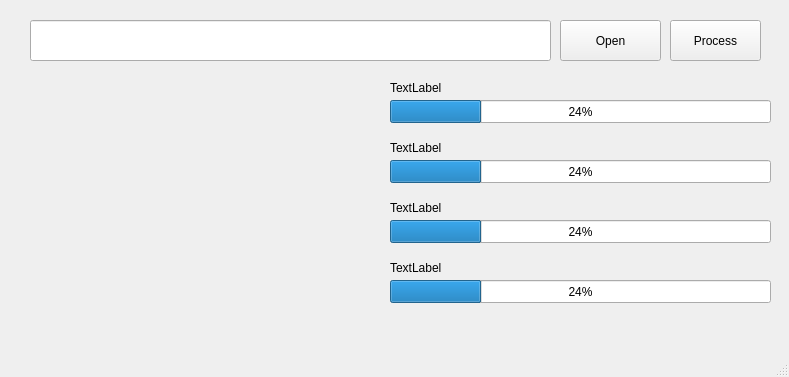
<?xml version="1.0" encoding="UTF-8"?>
<ui version="4.0">
 <class>MainWindow</class>
 <widget class="QMainWindow" name="MainWindow">
  <property name="geometry">
   <rect>
    <x>0</x>
    <y>0</y>
    <width>789</width>
    <height>377</height>
   </rect>
  </property>
  <property name="sizePolicy">
   <sizepolicy hsizetype="Fixed" vsizetype="Fixed">
    <horstretch>0</horstretch>
    <verstretch>0</verstretch>
   </sizepolicy>
  </property>
  <property name="windowTitle">
   <string>Image Checker</string>
  </property>
  <property name="autoFillBackground">
   <bool>false</bool>
  </property>
  <widget class="QWidget" name="centralwidget">
   <widget class="QPushButton" name="imageProcessor">
    <property name="geometry">
     <rect>
      <x>670</x>
      <y>20</y>
      <width>91</width>
      <height>41</height>
     </rect>
    </property>
    <property name="text">
     <string>Process</string>
    </property>
   </widget>
   <widget class="QLineEdit" name="image_explorer">
    <property name="geometry">
     <rect>
      <x>30</x>
      <y>20</y>
      <width>521</width>
      <height>41</height>
     </rect>
    </property>
   </widget>
   <widget class="QProgressBar" name="progressBar">
    <property name="geometry">
     <rect>
      <x>390</x>
      <y>100</y>
      <width>381</width>
      <height>23</height>
     </rect>
    </property>
    <property name="value">
     <number>24</number>
    </property>
   </widget>
   <widget class="QProgressBar" name="progressBar_2">
    <property name="geometry">
     <rect>
      <x>390</x>
      <y>160</y>
      <width>381</width>
      <height>23</height>
     </rect>
    </property>
    <property name="value">
     <number>24</number>
    </property>
   </widget>
   <widget class="QProgressBar" name="progressBar_3">
    <property name="geometry">
     <rect>
      <x>390</x>
      <y>220</y>
      <width>381</width>
      <height>23</height>
     </rect>
    </property>
    <property name="value">
     <number>24</number>
    </property>
   </widget>
   <widget class="QProgressBar" name="progressBar_4">
    <property name="geometry">
     <rect>
      <x>390</x>
      <y>280</y>
      <width>381</width>
      <height>23</height>
     </rect>
    </property>
    <property name="value">
     <number>24</number>
    </property>
   </widget>
   <widget class="QLabel" name="label">
    <property name="geometry">
     <rect>
      <x>390</x>
      <y>80</y>
      <width>55</width>
      <height>16</height>
     </rect>
    </property>
    <property name="text">
     <string>TextLabel</string>
    </property>
   </widget>
   <widget class="QLabel" name="label_2">
    <property name="geometry">
     <rect>
      <x>390</x>
      <y>140</y>
      <width>55</width>
      <height>16</height>
     </rect>
    </property>
    <property name="text">
     <string>TextLabel</string>
    </property>
   </widget>
   <widget class="QLabel" name="label_3">
    <property name="geometry">
     <rect>
      <x>390</x>
      <y>200</y>
      <width>55</width>
      <height>16</height>
     </rect>
    </property>
    <property name="text">
     <string>TextLabel</string>
    </property>
   </widget>
   <widget class="QLabel" name="label_4">
    <property name="geometry">
     <rect>
      <x>390</x>
      <y>260</y>
      <width>55</width>
      <height>16</height>
     </rect>
    </property>
    <property name="text">
     <string>TextLabel</string>
    </property>
   </widget>
   <widget class="QPushButton" name="fileFinder">
    <property name="geometry">
     <rect>
      <x>560</x>
      <y>20</y>
      <width>101</width>
      <height>41</height>
     </rect>
    </property>
    <property name="sizePolicy">
     <sizepolicy hsizetype="Fixed" vsizetype="Fixed">
      <horstretch>0</horstretch>
      <verstretch>0</verstretch>
     </sizepolicy>
    </property>
    <property name="maximumSize">
     <size>
      <width>167</width>
      <height>167</height>
     </size>
    </property>
    <property name="text">
     <string>Open</string>
    </property>
   </widget>
   <widget class="QLabel" name="label_5">
    <property name="geometry">
     <rect>
      <x>40</x>
      <y>80</y>
      <width>331</width>
      <height>241</height>
     </rect>
    </property>
    <property name="text">
     <string>&lt;html&gt;&lt;head/&gt;&lt;body&gt;&lt;p&gt;&lt;br/&gt;&lt;/p&gt;&lt;/body&gt;&lt;/html&gt;</string>
    </property>
    <property name="textFormat">
     <enum>Qt::RichText</enum>
    </property>
    <property name="pixmap">
     <pixmap>check_default.png</pixmap>
    </property>
    <property name="scaledContents">
     <bool>true</bool>
    </property>
   </widget>
  </widget>
  <widget class="QStatusBar" name="statusbar"/>
 </widget>
 <resources/>
 <connections/>
</ui>
